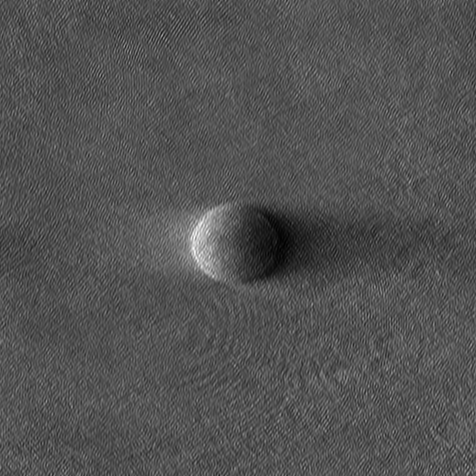
%> input picture bead data/bead intensity_1.5868 [1].tif, 476 x 476 px
$ octave KK_field_retrieval_with_experimental_data.m   (GNU Octave 9; MATLAB toolbox functions it lacks are replaced by stand-ins)
%> lines starting %> are read from the running program, lines starting %| are printed output that depends on the picture; in (x1, y1, x2, y2) boxes, pixels count from 0 and x2, y2 are one past the last pixel; in counts of white or black regions, pixels touching at a corner belong together; the program's own positions count from 1
### code/pad_center.m
function output = pad_center(input, output_size)
    input_size = size(input);
    output = zeros(output_size);
    output(...
    ceil(end/2 - input_size(1)/2 + 1:end/2 + input_size(1)/2),...
    ceil(end/2 - input_size(2)/2 + 1:end/2 + input_size(2)/2)) = input;
end

### code/crop_center.m
function output = crop_center(input, output_size)
    output = input(...
    ceil(end/2 - output_size(1)/2 + 1:end/2 + output_size(1)/2),...
    ceil(end/2 - output_size(2)/2 + 1:end/2 + output_size(2)/2));
end

### code/KK_field_retrieval_with_experimental_data.m
% This code shows the field retrieval results via KK holography with the experimental data

clear; close all; clc

%% measurement [1]

save_name = 'bead intensity_1.5868 [1].tif'; % load the data for the measurement [1] of the bead immersed in the medium of a specific refractive index
intensity0 = double(imread(save_name));
%> intensity0: size 476x476 double; min 1, max 255, mean 82.5; mean of the top-left, top-right, bottom-left and bottom-right quarters 84.2, 81.2, 84.5, 80.2

F_intensity = fftshift(fft2(ifftshift(intensity0)));
F_intensity = pad_center(F_intensity, size(F_intensity)*2);
intensity = fftshift(ifft2(ifftshift(F_intensity)));

real_part = log(intensity)/2;
signum_func = zeros(size(intensity));
signum_func(:, 1:end/2) = -1;
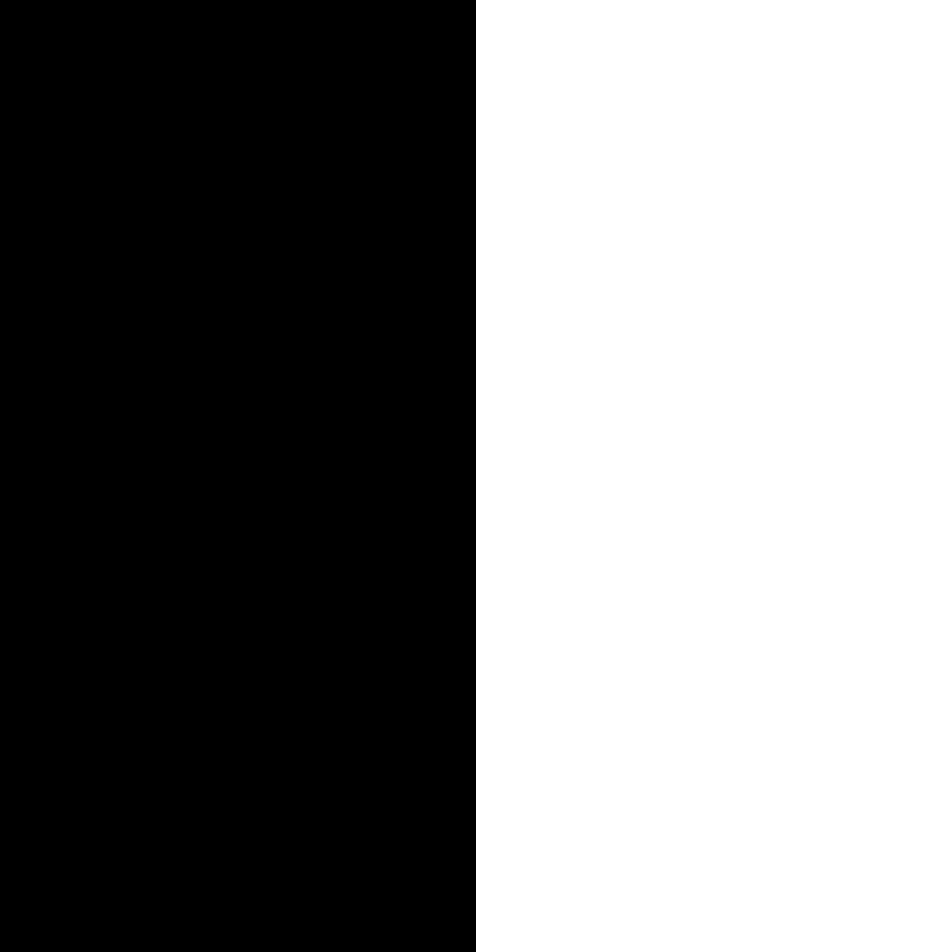
%> signum_func: size 952x952 double; values -1 (black) and 0 (white), 50% white; 1 white region, box (x1, y1, x2, y2) and area: (476, 0, 952, 952) 453152
signum_func(:, end/2 + 1) = 0;
signum_func(:, end/2 + 2:end) = 1;

temp = fftshift(fft2(ifftshift(real_part)));
temp = -1i*signum_func .* temp;
imag_part = real(fftshift(ifft2(ifftshift(temp))));

kk_field0 = sqrt(intensity) .* exp(1i .* imag_part);
F_kk_field0 = fftshift(fft2(ifftshift(kk_field0)));
F_kk_field0 = crop_center(F_kk_field0, size(F_kk_field0)/2);
imagesc(log10(abs(F_kk_field0))), colormap("jet"), axis image
kk_field = fftshift(ifft2(ifftshift(F_kk_field0)));
imagesc(angle(kk_field), [-0.6, 1]), colormap("turbo"), axis image

%% measurement [2]

save_name = 'bead intensity_1.5868 [2].tif'; % load the data for the measurement [2] of the bead immersed in the medium of a specific refractive index
intensity0 = double(imread(save_name));
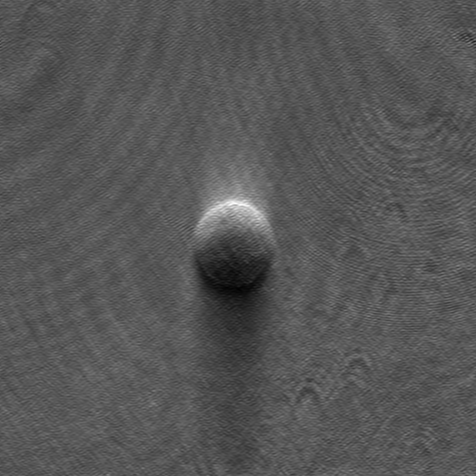
%> input picture bead data/bead intensity_1.5868 [2].tif, 476 x 476 px
%> intensity0: size 476x476 double; min 2, max 255, mean 86.3; mean of the top-left, top-right, bottom-left and bottom-right quarters 88.3, 87.9, 84.2, 84.7

F_intensity = fftshift(fft2(ifftshift(intensity0)));
F_intensity = pad_center(F_intensity, size(F_intensity)*2);
intensity = fftshift(ifft2(ifftshift(F_intensity)));

real_part = log(intensity)/2;
signum_func = zeros(size(intensity));
signum_func(1:end/2, :) = -1;
%> signum_func: size 952x952 double; values -1 (black) and 0 (white), 50% white; 1 white region, box (x1, y1, x2, y2) and area: (0, 476, 952, 952) 453152
signum_func(end/2 + 1, :) = 0;
signum_func(end/2 + 2:end, :) = 1;

temp = fftshift(fft2(ifftshift(real_part)));
temp = -1i*signum_func .* temp;
imag_part = real(fftshift(ifft2(ifftshift(temp))));

kk_field0 = sqrt(intensity) .* exp(1i .* imag_part);
F_kk_field0 = fftshift(fft2(ifftshift(kk_field0)));
F_kk_field0 = crop_center(F_kk_field0, size(F_kk_field0)/2);
imagesc(log10(abs(F_kk_field0))), colormap("jet"), axis image
kk_field = fftshift(ifft2(ifftshift(F_kk_field0)));
imagesc(angle(kk_field), [-0.6, 1]), colormap("turbo"), axis image

%% measurement [3]

save_name = 'bead intensity_1.5868 [3].tif'; % load the data for the measurement [3] of the bead immersed in the medium of a specific refractive index
intensity0 = double(imread(save_name));
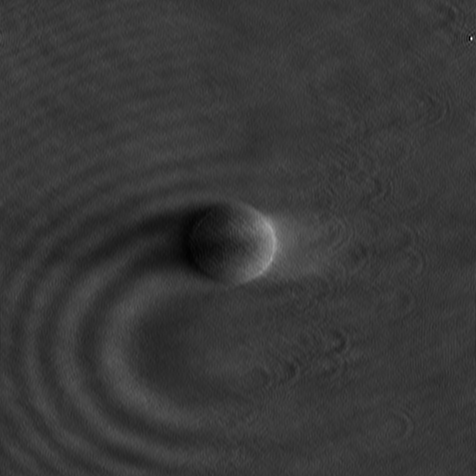
%> input picture bead data/bead intensity_1.5868 [3].tif, 476 x 476 px
%> intensity0: size 476x476 double; min 0, max 255, mean 56.5; mean of the top-left, top-right, bottom-left and bottom-right quarters 56, 58, 54.3, 57.9

F_intensity = fftshift(fft2(ifftshift(intensity0)));
F_intensity = pad_center(F_intensity, size(F_intensity)*2);
intensity = fftshift(ifft2(ifftshift(F_intensity)));

real_part = log(intensity)/2;
signum_func = zeros(size(intensity));
signum_func(:, 1:end/2) = 1;
%> signum_func: size 952x952 double; values 0 (black) and 1 (white), 50% white; 1 white region, box (x1, y1, x2, y2) and area: (0, 0, 476, 952) 453152
signum_func(:, end/2 + 1) = 0;
signum_func(:, end/2 + 2:end) = -1;

temp = fftshift(fft2(ifftshift(real_part)));
temp = -1i*signum_func .* temp;
imag_part = real(fftshift(ifft2(ifftshift(temp))));

kk_field0 = sqrt(intensity) .* exp(1i .* imag_part);
F_kk_field0 = fftshift(fft2(ifftshift(kk_field0)));
F_kk_field0 = crop_center(F_kk_field0, size(F_kk_field0)/2);
imagesc(log10(abs(F_kk_field0))), colormap("jet"), axis image
kk_field = fftshift(ifft2(ifftshift(F_kk_field0)));
imagesc(angle(kk_field), [-0.6, 1]), colormap("turbo"), axis image

%% measurement [4]

save_name = 'bead intensity_1.5868 [4].tif'; % load the data for the measurement [4] of the bead immersed in the medium of a specific refractive index
intensity0 = double(imread(save_name));
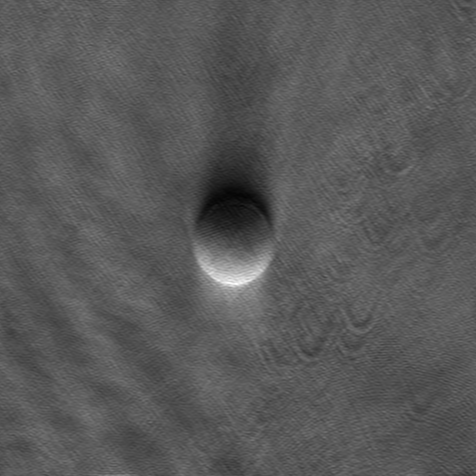
%> input picture bead data/bead intensity_1.5868 [4].tif, 476 x 476 px
%> intensity0: size 476x476 double; min 4, max 255, mean 88.9; mean of the top-left, top-right, bottom-left and bottom-right quarters 86.7, 87.6, 91, 90.2

F_intensity = fftshift(fft2(ifftshift(intensity0)));
F_intensity = pad_center(F_intensity, size(F_intensity)*2);
intensity = fftshift(ifft2(ifftshift(F_intensity)));

real_part = log(intensity)/2;
signum_func = zeros(size(intensity));
signum_func(1:end/2, :) = 1;
%> signum_func: size 952x952 double; values 0 (black) and 1 (white), 50% white; 1 white region, box (x1, y1, x2, y2) and area: (0, 0, 952, 476) 453152
signum_func(end/2 + 1, :) = 0;
signum_func(end/2 + 2:end, :) = -1;
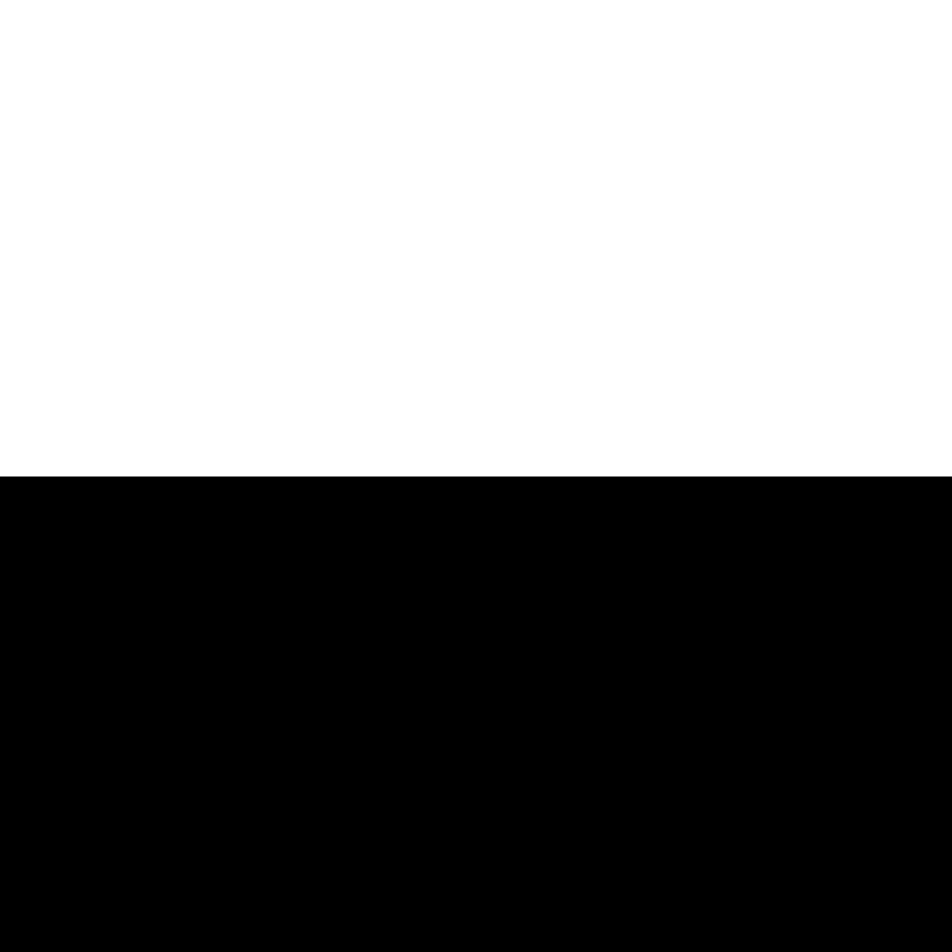
%> signum_func: size 952x952 double; min -1, max 1, mean 0.00105; mean of the top-left, top-right, bottom-left and bottom-right quarters 1, 1, -0.998, -0.998; drawn with min black and max white

temp = fftshift(fft2(ifftshift(real_part)));
temp = -1i*signum_func .* temp;
imag_part = real(fftshift(ifft2(ifftshift(temp))));

kk_field0 = sqrt(intensity) .* exp(1i .* imag_part);
F_kk_field0 = fftshift(fft2(ifftshift(kk_field0)));
F_kk_field0 = crop_center(F_kk_field0, size(F_kk_field0)/2);
imagesc(log10(abs(F_kk_field0))), colormap("jet"), axis image
%> after `axis image`:
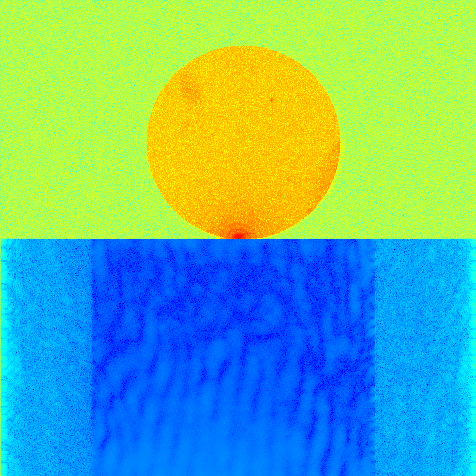
%> displayed picture: size 476x476x3, on the screen's scale of 0 to 255; mean R, G, B 99.8, 181.5, 155.2
kk_field = fftshift(ifft2(ifftshift(F_kk_field0)));
imagesc(angle(kk_field), [-0.6, 1]), colormap("turbo"), axis image
%> after `axis image`:
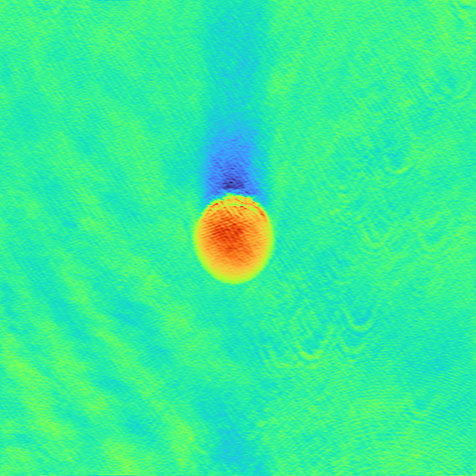
%> displayed picture: size 476x476x3, on the screen's scale of 0 to 255; mean R, G, B 53.8, 236.4, 154.1
